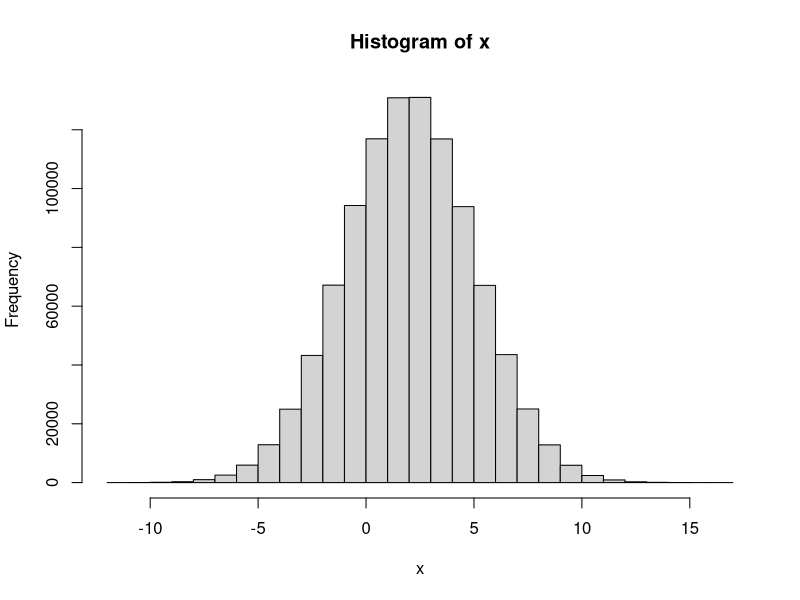
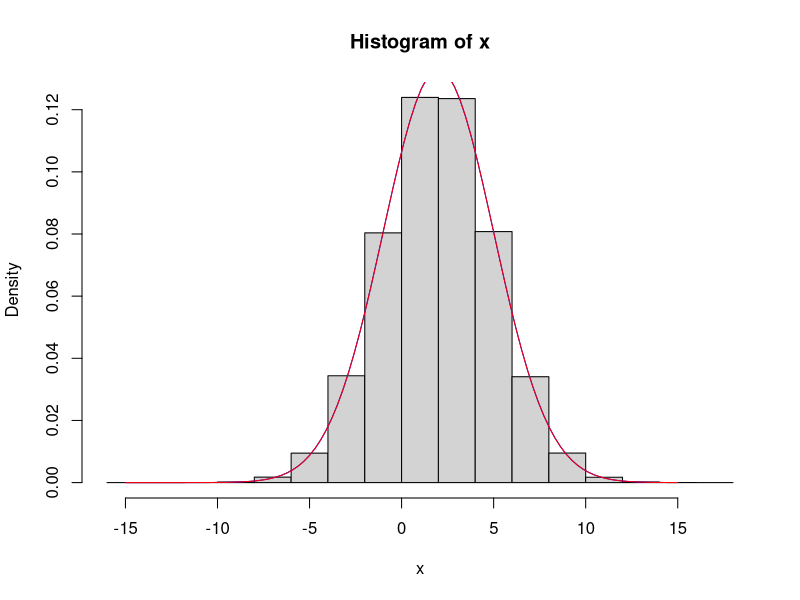
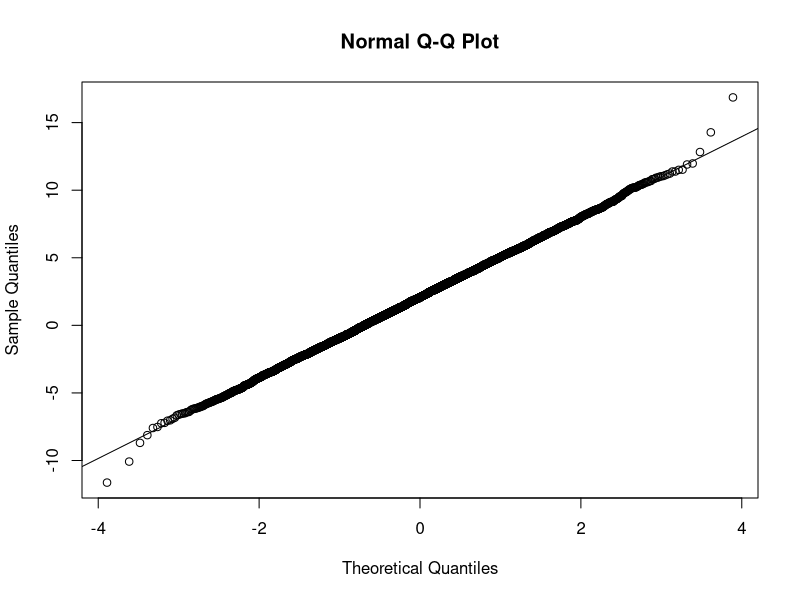
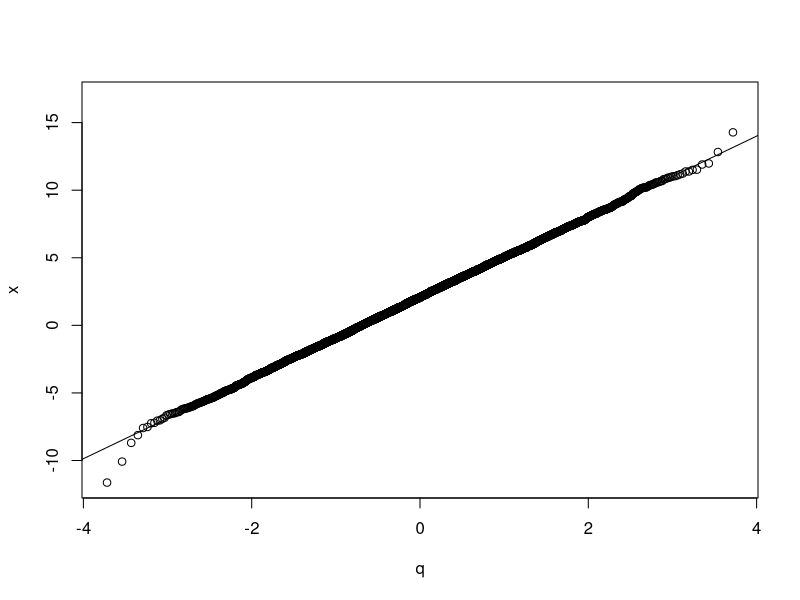
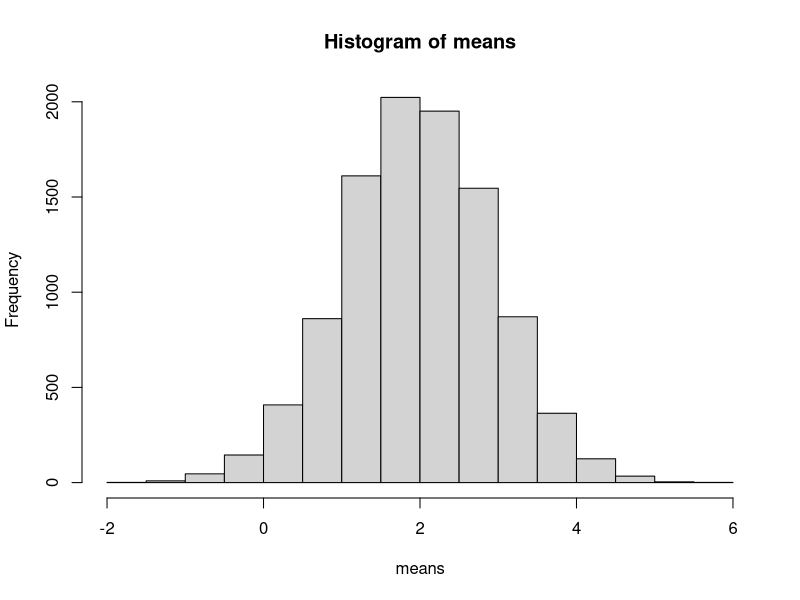
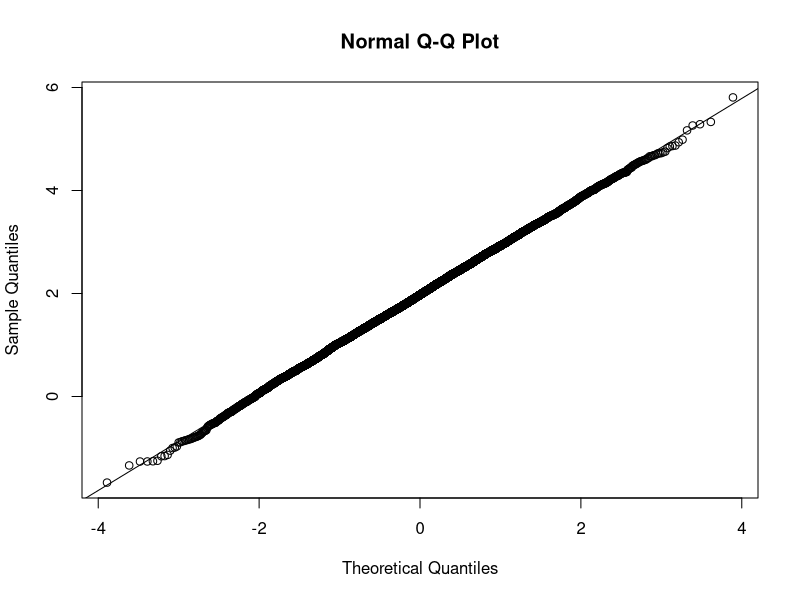

The R script that drew these images, in order:
## ---- chunk 1
knitr::opts_chunk$set(echo = TRUE)
## ---- chunk 2
rnorm(n = 10, mean = 2, sd = 3)
## ---- chunk 3
x = rnorm(n = 1000000, mean = 2, sd = 3)
hist(x)
## ---- chunk 4
mean(x)
sd(x)
## ---- chunk 5
x = rnorm(n = 1000000, mean = 2, sd = 3)
hist(x, freq = FALSE) # with freq = FALSE, the area of the histogram will be 1
xx = seq(-15, 15, length.out = 100) # 100 values between -15 and 15
lines(xx, dnorm(xx, mean = mean(x), sd = sd(x)), col="blue") # using mean and sd from sample
lines(xx, dnorm(xx, mean = 2, sd = 3), col="red") # using mean and sd of population
## ---- chunk 6
x = rnorm(n = 10000, mean = 2, sd = 3)
qqnorm(x)
qqline(x) # this just adds the line in the plot
## ---- chunk 7
x = sort(x)   # sort the values from smallest to largest
n = length(x) # number of values
p = (1:n)/n   # step 1 above
q = qnorm(p)  # step 2 above
plot(x~q)     # step 3 above
abline(mean(x), sd(x)) # Plot a line with intercept = mean(x) and slope = sd(x)
## ---- chunk 8
n_iter = 10000             # Number of iterations
mu_x = 2                   # Mean of the normal distribution (same as used above)
sd_x = 3                   # Standard deviation of the normal distribution (same as used above)
n = 10                     # Sample size
means = rep(NA, n_iter)    # An empty vector to store the means in
for(i in 1:n_iter){        # Start of the loop
  x = rnorm(n, mu_x, sd_x) # Using the same mean and sd as above
  means[i] = mean(x)       # Compute mean(x) and store it as the i'th element in vector 'means'
}                          # End of loop
## ---- chunk 9
hist(means)
## ---- chunk 10
(sem_theoretical = sd_x/sqrt(n))
(sem_simulated = sd(means)) # Standard error of the mean from the above simulation
## ---- chunk 11
qqnorm(means)
qqline(means)
